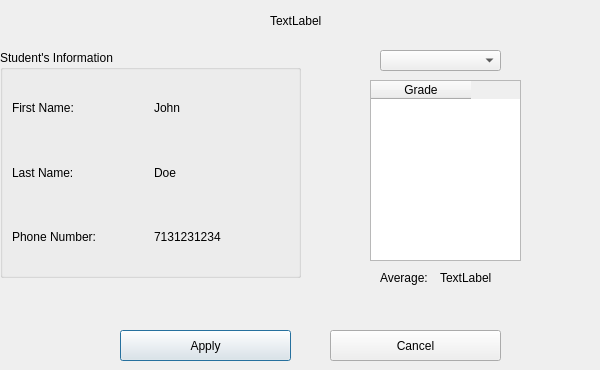
<?xml version="1.0" encoding="UTF-8"?>
<ui version="4.0">
 <class>faculty_course_information</class>
 <widget class="QDialog" name="faculty_course_information">
  <property name="geometry">
   <rect>
    <x>0</x>
    <y>0</y>
    <width>600</width>
    <height>370</height>
   </rect>
  </property>
  <property name="windowTitle">
   <string>Course Information</string>
  </property>
  <widget class="QPushButton" name="pushButton">
   <property name="geometry">
    <rect>
     <x>120</x>
     <y>330</y>
     <width>171</width>
     <height>31</height>
    </rect>
   </property>
   <property name="text">
    <string>Apply</string>
   </property>
  </widget>
  <widget class="QPushButton" name="pushButton_2">
   <property name="geometry">
    <rect>
     <x>330</x>
     <y>330</y>
     <width>171</width>
     <height>31</height>
    </rect>
   </property>
   <property name="text">
    <string>Cancel</string>
   </property>
  </widget>
  <widget class="QLabel" name="courseAssignment">
   <property name="geometry">
    <rect>
     <x>270</x>
     <y>0</y>
     <width>181</width>
     <height>41</height>
    </rect>
   </property>
   <property name="text">
    <string>TextLabel</string>
   </property>
  </widget>
  <widget class="QGroupBox" name="groupBox_3">
   <property name="geometry">
    <rect>
     <x>0</x>
     <y>50</y>
     <width>301</width>
     <height>228</height>
    </rect>
   </property>
   <property name="title">
    <string>Student's Information</string>
   </property>
   <layout class="QHBoxLayout" name="horizontalLayout_10">
    <item>
     <layout class="QVBoxLayout" name="verticalLayout_4">
      <item>
       <layout class="QVBoxLayout" name="verticalLayout_3">
        <item>
         <layout class="QHBoxLayout" name="horizontalLayout_2">
          <item>
           <widget class="QLabel" name="label_2">
            <property name="text">
             <string>First Name:</string>
            </property>
           </widget>
          </item>
          <item>
           <widget class="QLabel" name="firstName">
            <property name="text">
             <string>John</string>
            </property>
           </widget>
          </item>
         </layout>
        </item>
        <item>
         <layout class="QHBoxLayout" name="horizontalLayout_3">
          <item>
           <widget class="QLabel" name="label_3">
            <property name="text">
             <string>Last Name:</string>
            </property>
           </widget>
          </item>
          <item>
           <widget class="QLabel" name="lastName">
            <property name="text">
             <string>Doe</string>
            </property>
           </widget>
          </item>
         </layout>
        </item>
        <item>
         <layout class="QHBoxLayout" name="horizontalLayout_8">
          <item>
           <widget class="QLabel" name="label_6">
            <property name="text">
             <string>Phone Number:</string>
            </property>
           </widget>
          </item>
          <item>
           <widget class="QLabel" name="phone">
            <property name="text">
             <string>7131231234</string>
            </property>
           </widget>
          </item>
         </layout>
        </item>
       </layout>
      </item>
     </layout>
    </item>
   </layout>
  </widget>
  <widget class="QComboBox" name="comboBox">
   <property name="geometry">
    <rect>
     <x>380</x>
     <y>50</y>
     <width>121</width>
     <height>21</height>
    </rect>
   </property>
  </widget>
  <widget class="QTableWidget" name="tableWidget">
   <property name="geometry">
    <rect>
     <x>370</x>
     <y>80</y>
     <width>151</width>
     <height>181</height>
    </rect>
   </property>
   <property name="rowCount">
    <number>0</number>
   </property>
   <property name="columnCount">
    <number>1</number>
   </property>
   <column>
    <property name="text">
     <string>Grade</string>
    </property>
   </column>
  </widget>
  <widget class="QLabel" name="curr_grade">
   <property name="geometry">
    <rect>
     <x>440</x>
     <y>270</y>
     <width>55</width>
     <height>16</height>
    </rect>
   </property>
   <property name="text">
    <string>TextLabel</string>
   </property>
  </widget>
  <widget class="QLabel" name="label">
   <property name="geometry">
    <rect>
     <x>380</x>
     <y>270</y>
     <width>55</width>
     <height>16</height>
    </rect>
   </property>
   <property name="text">
    <string>Average:</string>
   </property>
  </widget>
 </widget>
 <resources/>
 <connections/>
</ui>
